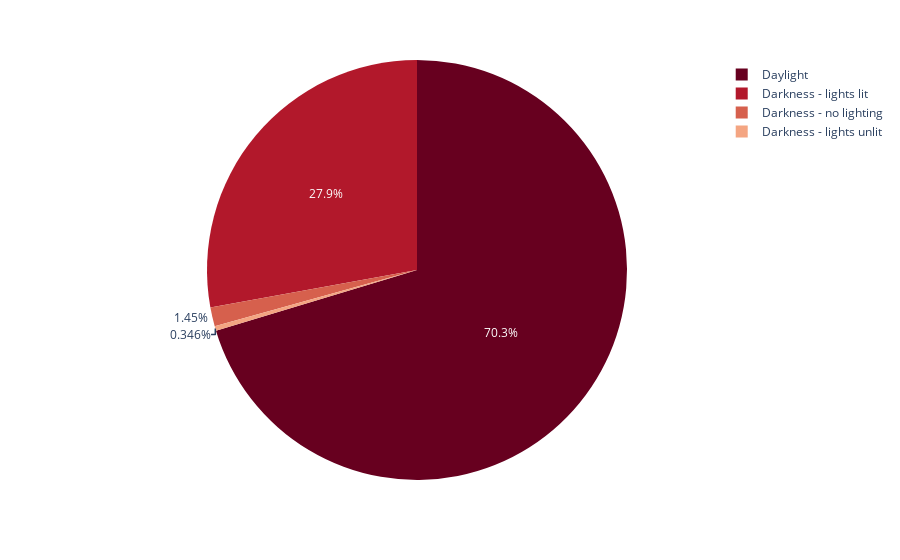

The notebook cell this image was saved under:
### Markdown cell above
## Graph 6: Repartition of accidents by light conditions
##### What we wished to analyse with this graph was the possible effect of light on accidents. We expected that a lot of accidents happened in the darkness because of the reduced vision conditions. However, most accidents happened during the day, which still makes sense because there is heavier traffic during that period. However, we were still very suprised that the accidents that happened in darker conditions were mostly caused in roads where the lights were lit.

### Code cell
import plotly.express as px
fig6 = px.pie(df, names='Light_conditions', color_discrete_sequence=px.colors.sequential.RdBu)
fig6.show()

### Figure 1 — Plotly figure (JSON) as saved in the notebook; plotly's stock layout.template omitted (floating-point values rounded to 4 significant figures; data arrays with more than 128 entries replaced by an {"elided": "..."} marker saying what was removed)
{"data": [{"domain": {"x": [0, 1], "y": [0, 1]}, "hovertemplate": "Light_conditions=%{label}<extra></extra>", "labels": {"elided": "2889 str values"}, "legendgroup": "", "name": "", "showlegend": true, "type": "pie"}], "layout": {"legend": {"tracegroupgap": 0}, "margin": {"t": 60}, "piecolorway": ["rgb(103,0,31)", "rgb(178,24,43)", "rgb(214,96,77)", "rgb(244,165,130)", "rgb(253,219,199)", "rgb(247,247,247)", "rgb(209,229,240)", "rgb(146,197,222)", "rgb(67,147,195)", "rgb(33,102,172)", "rgb(5,48,97)"]}}
